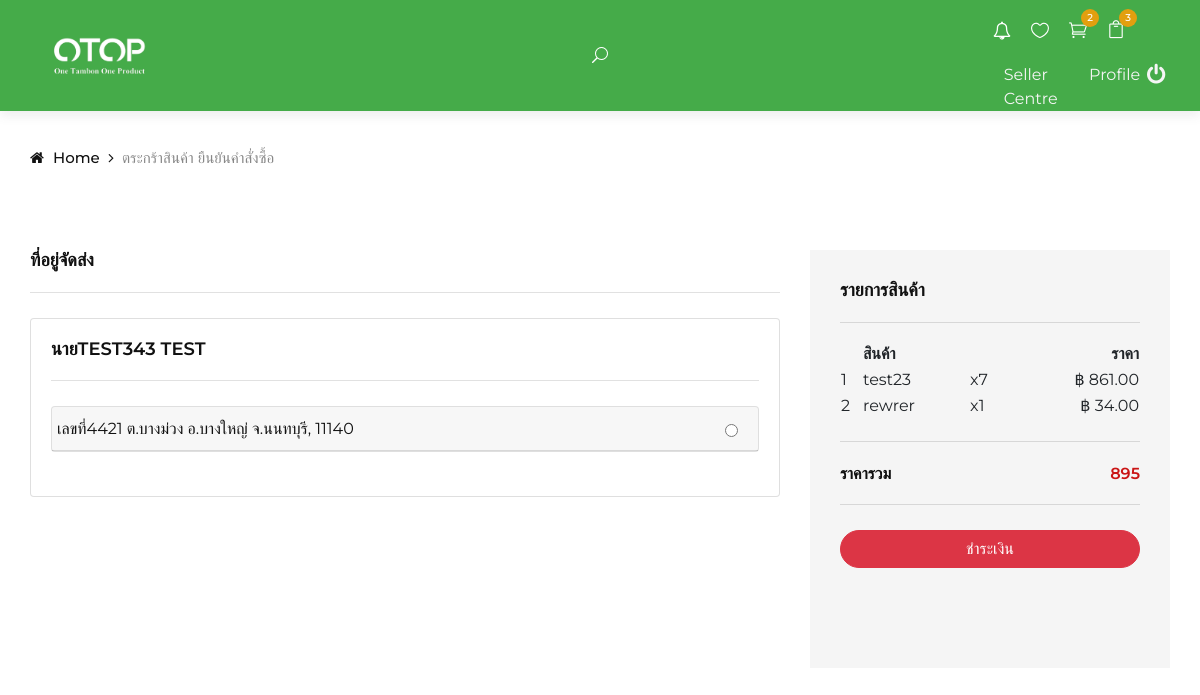
/views/Customer/checkout/checkout.php (signed in), run on an earlier commit of the app's database.
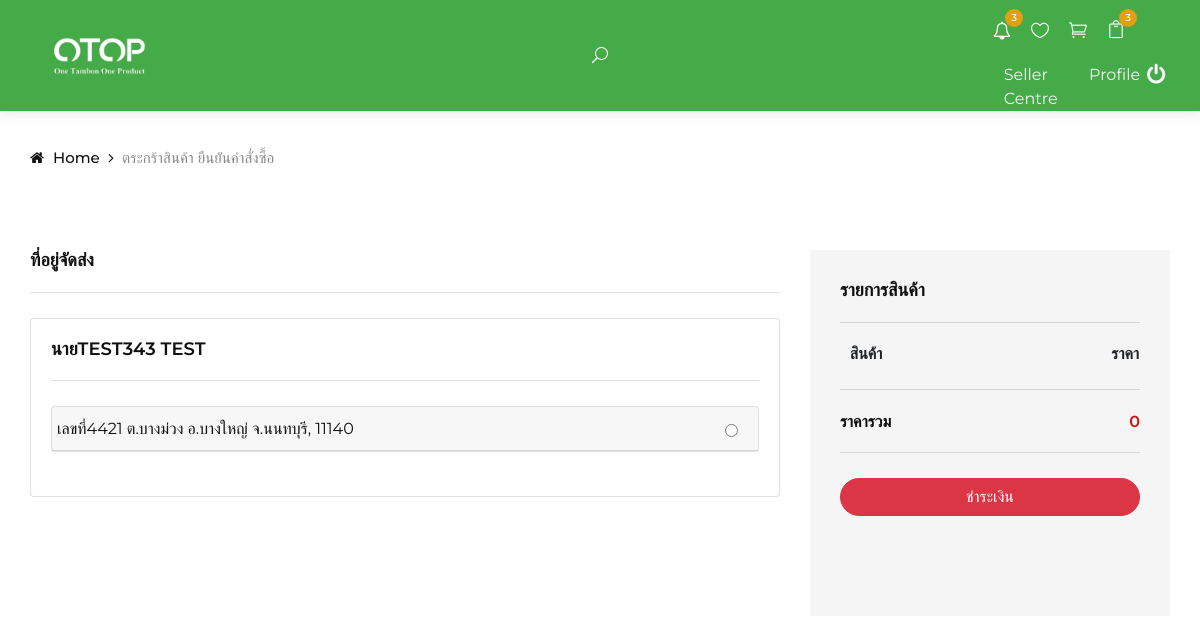
And on a later commit of the database.
### tables this page shows
CREATE TABLE `delivery_address` (
  `daid` int(11) NOT NULL,
  `uid` int(11) NOT NULL,
  `title` int(11) NOT NULL,
  `firstname` varchar(90) NOT NULL,
  `lastname` varchar(90) NOT NULL,
  `tel` varchar(10) NOT NULL,
  `address` varchar(255) NOT NULL,
  `subdistrict` int(11) NOT NULL
);

CREATE TABLE `subdistricts` (
  `id` int(11) NOT NULL,
  `code` int(11) NOT NULL,
  `subdistricts_name_in_thai` varchar(150) NOT NULL,
  `subdistricts_name_in_english` varchar(150) DEFAULT NULL,
  `latitude` decimal(6,3) NOT NULL,
  `longitude` decimal(6,3) NOT NULL,
  `district_id` int(11) NOT NULL,
  `zip_code` int(11) DEFAULT NULL
);

CREATE TABLE `districts` (
  `id` int(11) NOT NULL,
  `code` int(11) NOT NULL,
  `districts_name_in_thai` varchar(150) NOT NULL,
  `districts_name_in_english` varchar(150) NOT NULL,
  `province_id` int(11) NOT NULL
);

CREATE TABLE `provinces` (
  `id` int(11) NOT NULL,
  `code` int(11) NOT NULL,
  `provinces_name_in_thai` varchar(150) NOT NULL,
  `provinces_name_in_english` varchar(150) NOT NULL
);

CREATE TABLE `shopping_cart` (
  `scid` int(11) NOT NULL,
  `uid` int(11) NOT NULL,
  `product_id` int(11) NOT NULL,
  `quantity` int(11) NOT NULL,
  `feature` int(11) DEFAULT NULL
);

CREATE TABLE `product` (
  `product_id` int(11) NOT NULL,
  `product_number` varchar(20) NOT NULL,
  `product_name` varchar(255) NOT NULL,
  `product_description` text NOT NULL,
  `product_specification` text NOT NULL,
  `product_type` int(11) NOT NULL,
  `price` double NOT NULL,
  `shipping_cost` double NOT NULL,
  `stock` int(11) NOT NULL,
  `shop_id` int(11) NOT NULL,
  `delivery_type` int(11) NOT NULL,
  `profile_product` varchar(90) DEFAULT NULL,
  `picture` varchar(90) DEFAULT NULL,
  `qrcode` varchar(50) DEFAULT NULL,
  `modify` int(11) DEFAULT NULL
);

### dbConnect.php (called while the page is built, shortened)
<?php
function connectDB()
{
    $servername = "localhost";
    $username = "root";
    $password = "";
    try {
        $conn = new PDO("mysql:host=$servername;dbname=otop_shop;charset=utf8", $username, $password);
        $conn->setAttribute(PDO::ATTR_ERRMODE, PDO::ERRMODE_EXCEPTION);
        return $conn;
    } catch (PDOException $e) {
        return "Connection failed: " . $e->getMessage();
    }
}
function selectData($str)
{
    $myConDB = connectDB();
    try {
        $stmt = $myConDB->prepare($str);
        $stmt->execute();
        $num = 0;
        while ($result = $stmt->fetch(PDO::FETCH_ASSOC)) {
            $num++;
            foreach ($result as $key => $value) {
                $data[$num][$key] = $value;
            }
        }
        $data[0]['numrow'] = $num;
        return $data;
    } catch (PDOException $e) {
        $conn = null;
        return "Error: " . $e->getMessage();
    }
}
function selectDataOne($str)
{
    $myConDB = connectDB();
    try {
        $stmt = $myConDB->prepare($str);
        $stmt->execute();
        if ($result = $stmt->fetch(PDO::FETCH_ASSOC)) {
            foreach ($result as $key => $value) {
                $data[$key] = $value;
            }
        }
        return $data;
    } catch (PDOException $e) {
        $conn = null;
        return "Error: " . $e->getMessage();
    }
}
?>

### query/query.php (called while the page is built, shortened)
<?php
include_once("../../../dbConnect.php");
function getAddressUser($uid)
{
    $sql = "SELECT * FROM `delivery_address`
                    INNER JOIN `user-title` ON `delivery_address`.`title` = `user-title`.`id`
                    INNER JOIN `subdistricts` ON `delivery_address`.`subdistrict` = `subdistricts`.`id`
                    INNER JOIN `districts` ON `subdistricts`.`district_id` = `districts`.`id`
                    INNER JOIN `provinces` ON `districts`.`province_id` = `provinces`.`id`
                    WHERE `delivery_address`.`uid` = $uid";
    $DATA = selectData($sql);
    return $DATA;
}
function getShopingCart($uid)
{
    $sql = "SELECT * FROM `shopping_cart`
                    INNER JOIN `product` ON `shopping_cart`.`product_id` = `product`.`product_id`
            WHERE `uid` = '$uid'";
    $DATA = selectData($sql);
    return $DATA;
}
function countShopingCart($uid)
{
    $sql = "SELECT COUNT(*) AS `count_cart` FROM `shopping_cart` WHERE `uid` = '$uid'";
    $DATA = selectDataOne($sql);
    return $DATA;
}
function countFavouriteByUser($uid)
{
    $sql = "SELECT COUNT(*) AS `count_fav` FROM `favourite` WHERE `uid` = '$uid'";
    $DATA = selectDataOne($sql);
    return $DATA;
}
function countNotification($uid)
{
    $sql = "SELECT  COUNT(*) AS `count_noti` FROM `orders`
                    INNER JOIN `status_order` ON `orders`.`status_order` = `status_order`.`so_id`
                    INNER JOIN `delivery_address` ON `orders`.`daid` = `delivery_address`.`daid`
                    INNER JOIN `user-list` ON `delivery_address`.`uid` = `user-list`.`uid`
                WHERE `user-list`.`uid` = '$uid'";
    $DATA = selectDataOne($sql);
    return $DATA;
}

### views/Customer/checkout/checkout.php (the view, shortened to what the changed rows need)
<!DOCTYPE html>
<html lang="en">
<?php
include_once("../../../query/query.php");
if (isset($_SESSION[md5('typeid')]) && isset($_SESSION[md5('username')]) && isset($_SESSION[md5('user')])) {
    $USER = $_SESSION[md5('user')];
    $uid = $USER[1]["uid"];
    $ADDRESS_DELIVERTY = getAddressUser($uid);
    $SHOPING_CART = getShopingCart($uid);
}
?>
<head>
    <link rel="stylesheet" href="checkout.css">
</head>
<body>
    <?php include_once("../layout/navbar.php"); ?>
    <section class="checkout spad">
        <div class="container">
            <form action="manage.php" class="checkout__form" method="post" enctype="multipart/form-data" id="form-checkout" name="form-checkout" role="form">
                <div class="row">
                    <div class="col-lg-8">
                        <div class="row">
                            <div class="col-lg-12 col-md-12 col-sm-12">
                                <div class="card mb-3">
                                    <div class="card-body">
                                        <?php
                                        for ($i = 1; $i < count($ADDRESS_DELIVERTY); $i++) {
                                            if ($i == 1) {
                                        ?>
                                                <h5 class="card-title"><?php echo $ADDRESS_DELIVERTY[$i]["title"] . $ADDRESS_DELIVERTY[$i]["firstname"] . " " . $ADDRESS_DELIVERTY[$i]["lastname"] ?></h5>
                                            <?php } ?>
                                            <div class="card mb-4">
                                                <div class="card-header card-bg font-weight-bold" style="color:<?= $color ?>;">
                                                    <div class="row">
                                                        <h6 class="card-text"><?php
                                                                                if ($ADDRESS_DELIVERTY[$i]["provinces_name_in_thai"] == "กรุงเทพมหานคร") {
                                                                                    echo "เลขที่ " . $ADDRESS_DELIVERTY[$i]["address"] .
                                                                                        " แขวง" . $ADDRESS_DELIVERTY[$i]["subdistricts_name_in_thai"] .
                                                                                        " " . $ADDRESS_DELIVERTY[$i]["districts_name_in_thai"] .
                                                                                        " " . $ADDRESS_DELIVERTY[$i]["provinces_name_in_thai"] .
                                                                                        ", " . $ADDRESS_DELIVERTY[$i]["zip_code"];
                                                                                } else {
                                                                                    echo "เลขที่" . $ADDRESS_DELIVERTY[$i]["address"] .
                                                                                        " ต." . $ADDRESS_DELIVERTY[$i]["subdistricts_name_in_thai"] .
                                                                                        " อ." . $ADDRESS_DELIVERTY[$i]["districts_name_in_thai"] .
                                                                                        " จ." . $ADDRESS_DELIVERTY[$i]["provinces_name_in_thai"] .
                                                                                        ", " . $ADDRESS_DELIVERTY[$i]["zip_code"];
                                                                                }
                                                                                ?>
                                                        </h6>
                                                        <div class="col-md d-flex justify-content-end">
                                                            <input type="radio" name="selected_address" id="selected_address" value="<?php echo $ADDRESS_DELIVERTY[$i]["daid"] ?>" class="form-check-input" title='เลือกที่อยู่จัดส่ง' required />
                                                        </div>
                                                    </div>
                                                </div>
                                            </div>
                                        <?php
                                        }
                                        ?>
                                    </div>
                                </div>
                            </div>
                        </div>
                    </div>
                    <div class="col-lg-4">
                        <div class="checkout__order" style="padding-bottom: 100px; ">
                            <div class="checkout__order__product">
                                <table style="width: 100%;">
                                    <thead>
                                        <tr>
                                            <th style="text-align: center;"></th>
                                            <th style="text-align: left;">สินค้า</th>
                                            <th style="text-align: center;"></th>
                                            <th style="text-align: right;">ราคา</th>
                                        </tr>
                                    </thead>
                                    <tbody>
                                        <?php
                                        for ($i = 1; $i < count($SHOPING_CART); $i++) {
                                        ?>
                                            <tr>
                                                <td style="text-align: left;"><?php echo  $i; ?></td>
                                                <td style="text-align: left;"><?php echo  $SHOPING_CART[$i]["product_name"]; ?></td>
                                                <td style="text-align: left;"><?php echo  "x" . $SHOPING_CART[$i]["quantity"]; ?></td>
                                                <td style="text-align: right;"><?php echo  "฿ " . number_format($SHOPING_CART[$i]["price"] * $SHOPING_CART[$i]["quantity"], 2); ?></td>
                                            </tr>
                                        <?php
                                        }
                                        ?>
                                    </tbody>
                                </table>
                            </div>
                            <div class="checkout__order__total">
                                <ul>
                                    <li id='total_price'>ราคารวม <span>
                                            <?php
                                            for ($i = 1; $i < count($SHOPING_CART); $i++) {
                                                $price = $SHOPING_CART[$i]["price"] * $SHOPING_CART[$i]["quantity"];
                                                $PRICES[] = $price;
                                            }
                                            echo array_sum($PRICES);
                                            ?>
                                        </span></li>
                                </ul>
                            </div>
                        </div>
                    </div>
                </div>
            </form>
        </div>
    </section>
</body>
</html>

### views/Customer/layout/navbar.php (shortened to what the changed rows need)
<?php
   include_once("../../../query/query.php");
   if (isset($_SESSION[md5('typeid')]) && isset($_SESSION[md5('username')]) && isset($_SESSION[md5('user')])) {
       $username = $_SESSION[md5('username')];
       $USER = $_SESSION[md5('user')];
       $uid = $USER[1]["uid"];
       $COUNT_SHOPING_CART = countShopingCart($uid)["count_cart"];
       $COUNT_FAVOURITE = countFavouriteByUser($uid)["count_fav"];
       $COUNT_NOTIFICATION = countNotification($uid)["count_noti"];
   }
   ?>
<header class="header">
    <?php
       if (isset($username)) {
       ?>
        <div class="container-fluid">
            <div class="row">
                <div class="col-lg-3 align-self-center">
                    <div class="row d-flex justify-content-end">
                        <div class="col-lg-4 align-self-center ">
                            <ul class="header__right__widget d-flex justify-content-end">
                                <li>
                                    <a href="../notification/notification.php">
                                        <i class="fa fa-bell-o" aria-hidden="true"></i>
                                        <?php
                                           if ($COUNT_NOTIFICATION == 0) {
                                           } else {
                                               echo '<div class="tip">' . $COUNT_NOTIFICATION . "</div>";
                                           }
                                           ?>
                                    </a>
                                </li>
                                <li>
                                    <a href="../shop-cart/shop-cart.php">
                                        <span class="icon_cart_alt"></span>
                                        <?php
                                           if ($COUNT_SHOPING_CART == 0) {
                                           } else {
                                               echo '<div class="tip">' . $COUNT_SHOPING_CART . "</div>";
                                           }
                                           ?>
                                    </a>
                                </li>
                            </ul>
                        </div>
                    </div>
                </div>
            </div>
        </div>
        <?php } ?>
</header>

What changed in the data, as far as the page shows it:
removed shopping_cart: product.product_name "test23", quantity "7", $SHOPING_CART[$i]["price"] * $SHOPING_CART[$i]["quantity"] "861.00"
removed shopping_cart: product.product_name "rewrer", quantity "1", $SHOPING_CART[$i]["price"] * $SHOPING_CART[$i]["quantity"] "34.00"
Also different on the page:
$COUNT_NOTIFICATION: (not shown) → "3"
array_sum($PRICES): "895" → "0"
$COUNT_SHOPING_CART: "2" → (not shown)
